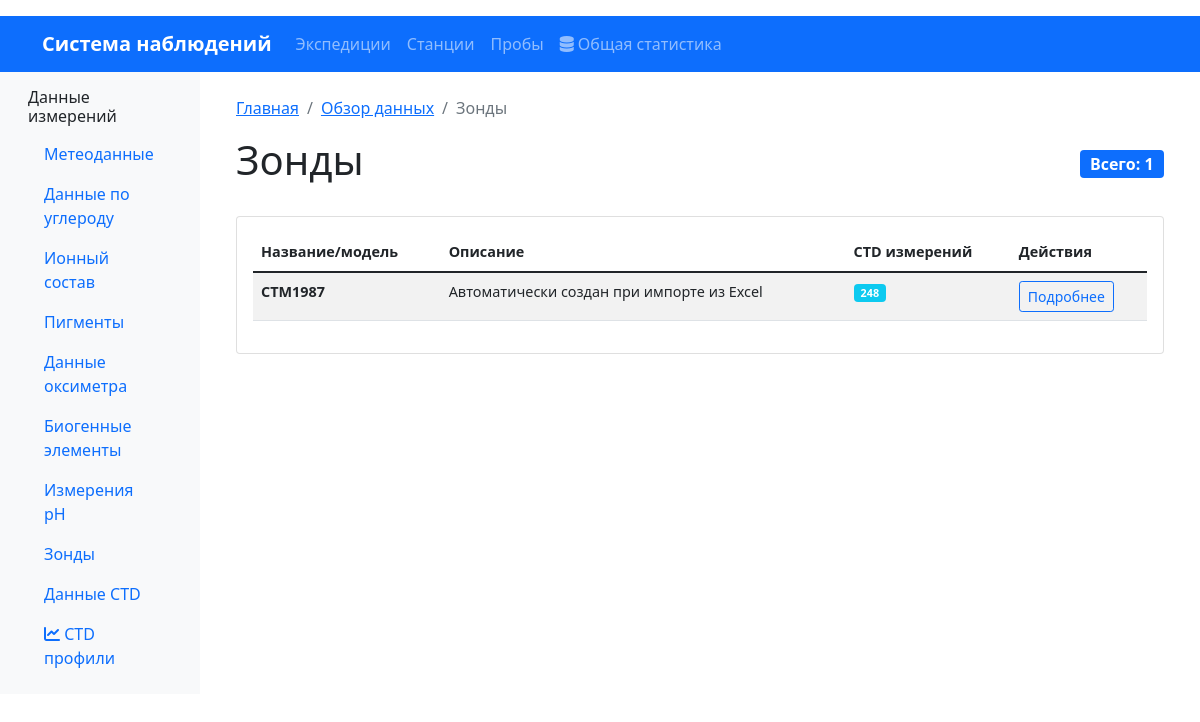
The page /data/probes/ on the database as committed earlier.
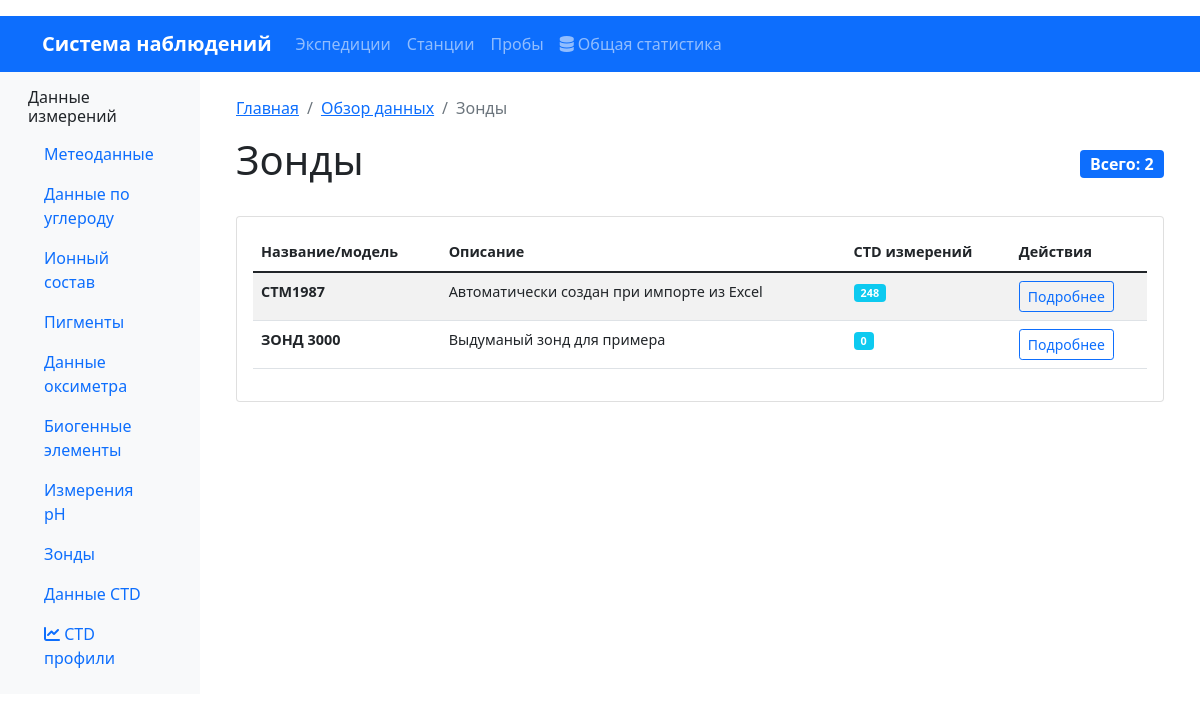
The same page on the database as committed later.
### oceanography/models.py (models this page shows, shortened)
class Probe(models.Model):
    probe_id = models.AutoField(primary_key=True)
    probe_name = models.CharField(max_length=100, verbose_name="Название/модель зонда")
    description = models.TextField(blank=True, verbose_name="Описание характеристик")
    class Meta:
        db_table = 'probes'
        verbose_name = "Зонд"
        verbose_name_plural = "Зонды"

### oceanography/views.py (the view)
# urls.py: path('data/probes/', ProbeDataView.as_view(), name='data_probes'),
class ProbeDataView(ViewAccessLoggingMixin, ListView):
    model = Probe
    template_name = 'oceanography/data_probes.html'
    context_object_name = 'probes'
    paginate_by = 50
    def get_queryset(self):
        return Probe.objects.annotate(
            ctd_measurements_count=Count('ctd_measurements')
        ).order_by('probe_name')
    def get_context_data(self, **kwargs):
        context = super().get_context_data(**kwargs)
        context['breadcrumbs'] = [
            {'url': reverse('oceanography:home'), 'name': 'Главная'},
            {'url': reverse('oceanography:data_overview'), 'name': 'Обзор данных'},
            {'url': '', 'name': 'Зонды'}
        ]
        return context

### oceanography/logger.py (called while the page is built)
    def _get_user_info(self, request):
        if hasattr(request, 'user') and not isinstance(request.user, AnonymousUser):
            return f"{request.user.username} (ID: {request.user.id})"
        else:
            return "Anonymous User"

    def _get_client_info(self, request):
        ip = request.META.get('REMOTE_ADDR', 'Unknown IP')
        user_agent = request.META.get('HTTP_USER_AGENT', 'Unknown Agent')
        return f"IP: {ip}, Agent: {user_agent[:100]}..."

    def log_action(self, request, action, target=None, details=None, status='success'):
        user_info = self._get_user_info(request)
        client_info = self._get_client_info(request)
        log_message = f"USER: {user_info} | ACTION: {action}"
        if target:
            log_message += f" | TARGET: {target}"
        if details:
            log_message += f" | DETAILS: {details}"
        log_message += f" | STATUS: {status} | {client_info}"
        if status == 'error':
            self.logger.error(log_message)
        else:
            self.logger.info(log_message)

### oceanography/templates/oceanography/data_probes.html (shortened to what this page needs)
{% extends 'base.html' %}
{% load humanize %}
{% block content %}
    {% include 'include/_breadcrumbs.html' %}
    <div class="d-flex justify-content-between align-items-center mb-4">
        <h1>Зонды</h1>
        <span class="badge bg-primary fs-6">Всего: {{ probes.count|intcomma }}</span>
    </div>
    <div class="card">
        <div class="card-body">
            <div class="table-responsive">
                <table class="table table-striped table-hover data-table">
                    <thead>
                        <tr>
                            <th>Название/модель</th>
                            <th>Описание</th>
                            <th>CTD измерений</th>
                            <th>Действия</th>
                        </tr>
                    </thead>
                    <tbody>
                        {% for probe in probes %}
                        <tr>
                            <td>
                                <strong>{{ probe.probe_name }}</strong>
                            </td>
                            <td>
                                {% if probe.description %}
                                    {{ probe.description|truncatewords:10 }}
                                {% else %}
                                    <span class="text-muted">Описание отсутствует</span>
                                {% endif %}
                            </td>
                            <td>
                                <span class="badge bg-info">{{ probe.ctd_measurements_count }}</span>
                            </td>
                            <td>
                                <a href="{% url 'oceanography:coming_soon' %}" class="btn btn-sm btn-outline-primary">
                                    Подробнее
                                </a>
                            </td>
                        </tr>
                        {% empty %}
                        <tr>
                            <td colspan="4" class="text-center text-muted py-4">
                                Зонды не найдены
                            </td>
                        </tr>
                        {% endfor %}
                    </tbody>
                </table>
            </div>
        </div>
    </div>
{% endblock %}

Rows that differ between the two databases and show on the page:
added Probe: probe_name "ЗОНД 3000", description "Выдуманый зонд для примера", ctd_measurements_count "0"
Other text that changed with them:
{{ probes.count|intcomma }}: "1" → "2"
